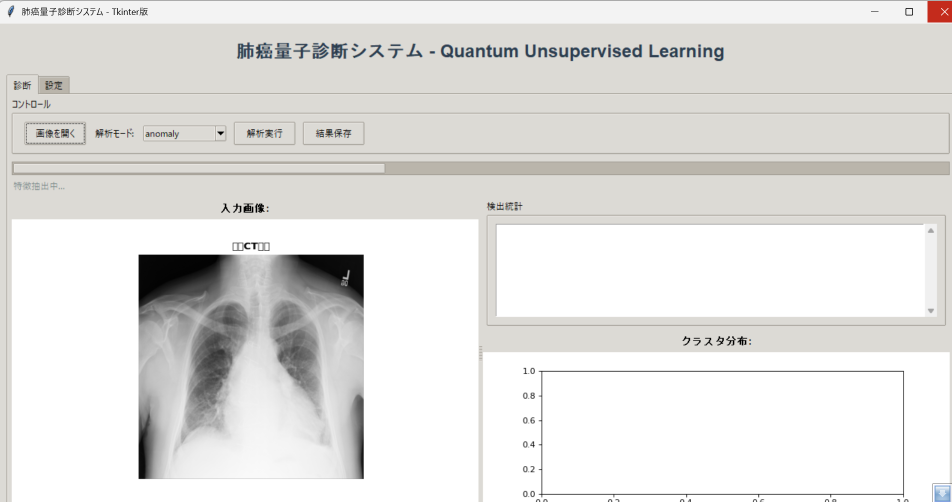
#> input picture スクリーンショット 2026-03-14 173020.png, 1903 x 1003 px (shown at 1/2 size)
$ python -i lung_cancer_tkinter.py   (imports and definitions only)   (older library calls are emulated)
#> lines starting #> are read from the running program, lines starting #| are printed output that depends on the picture; after the words box and inside, x2 and y2 are one past the last pixel; in counts of white or black regions, pixels touching at a corner belong together
#!/usr/bin/env python3
# -*- coding: utf-8 -*-

"""
肺癌量子診断システム - 起動安定化版
Tkinter GUI / Windowsダブルクリック対策版

主な修正:
- Qiskit依存を除去（現コードでは実処理に未使用のため）
- 起動時エラーをログ保存
- 必須ライブラリ不足をGUI表示
- scikit-image未導入時のフォールバック
- PCA次元数を自動調整
- OpenCVの日本語パス対策
- スレッドUI更新をroot.after経由に統一
"""

import sys
import os
import json
import traceback
import warnings
from datetime import datetime
import threading

# [1 line not run here, left out]

# =========================
# Tkinter
# =========================
import tkinter as tk
from tkinter import ttk, filedialog, messagebox, scrolledtext

# =========================
# 依存関係チェック付き import
# =========================
MISSING = []
IMPORT_ERRORS = []

try:
    import numpy as np
except Exception as e:
    MISSING.append("numpy")
    IMPORT_ERRORS.append(f"numpy: {e}")

try:
    import cv2
except Exception as e:
    MISSING.append("opencv-python (cv2)")
    IMPORT_ERRORS.append(f"cv2: {e}")

try:
    from scipy.stats import skew, kurtosis
except Exception as e:
    MISSING.append("scipy")
    IMPORT_ERRORS.append(f"scipy: {e}")

try:
    from sklearn.preprocessing import StandardScaler
    from sklearn.decomposition import PCA
    from sklearn.cluster import KMeans
except Exception as e:
    MISSING.append("scikit-learn")
    IMPORT_ERRORS.append(f"scikit-learn: {e}")

SKIMAGE_AVAILABLE = True
try:
    from skimage import restoration
    from skimage.feature import graycomatrix, graycoprops
except Exception as e:
    SKIMAGE_AVAILABLE = False
    IMPORT_ERRORS.append(f"scikit-image: {e}")

PYDICOM_AVAILABLE = True
try:
    import pydicom
except Exception:
    PYDICOM_AVAILABLE = False

MATPLOTLIB_AVAILABLE = True
# [9 lines not run here, left out]


# [22 lines left out: functions get_app_dir, write_error_log, safe_imread_gray, not called in this run]


class QuantumImageReconstructor:
    """量子画像再構成エンジン（実装は安定動作用のクラシカル近似）"""

    def __init__(self, n_qubits=6):
        self.n_qubits = n_qubits

    # [32 lines left out: function quantum_super_resolution, not called in this run]


class QuantumUnsupervisedLearner:
    """量子教師無し学習エンジン（安定動作用のクラシカル版）"""

    def __init__(self, n_qubits=4, n_clusters=3):
        self.n_qubits = n_qubits
        self.n_clusters = n_clusters
        self.scaler = StandardScaler()

        self.cluster_labels = {
            0: "正常組織",
            1: "良性結節",
            2: "悪性結節（疑い）"
        }

    def extract_nodule_features(self, image):
        preprocessed = self._preprocess_lung_ct(image)
        lung_mask = self._segment_lung(preprocessed)
        nodule_candidates = self._detect_nodule_candidates(preprocessed, lung_mask)

        all_features = []
        nodules = []

        for candidate in nodule_candidates:
            features = self._extract_single_nodule_features(preprocessed, candidate)
            all_features.append(features)
            nodules.append(candidate)

        if len(all_features) == 0:
            return np.array([]), []

        return np.array(all_features), nodules

    def _preprocess_lung_ct(self, image):
        image = image.astype(np.float32)

        # 8bit画像ならそのまま扱う
        if image.max() <= 255 and image.min() >= 0:
            normalized = image.astype(np.uint8)
        else:
            normalized = np.clip(image, -1000, 400)
            normalized = (normalized + 1000) / 1400 * 255
            normalized = normalized.astype(np.uint8)

        clahe = cv2.createCLAHE(clipLimit=2.0, tileGridSize=(8, 8))
        enhanced = clahe.apply(normalized)
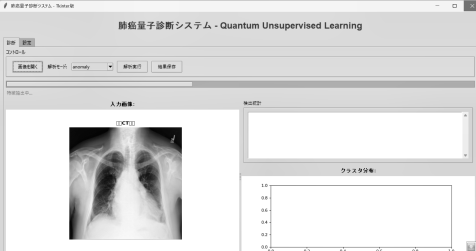
#> enhanced: shape (1003, 1903) (shown at 1/4 size); min 1, max 255, mean 222.9

        denoised = cv2.fastNlMeansDenoising(enhanced, None, 10, 7, 21)
        return denoised

    def _segment_lung(self, image):
        _, binary = cv2.threshold(image, 0, 255, cv2.THRESH_BINARY + cv2.THRESH_OTSU)
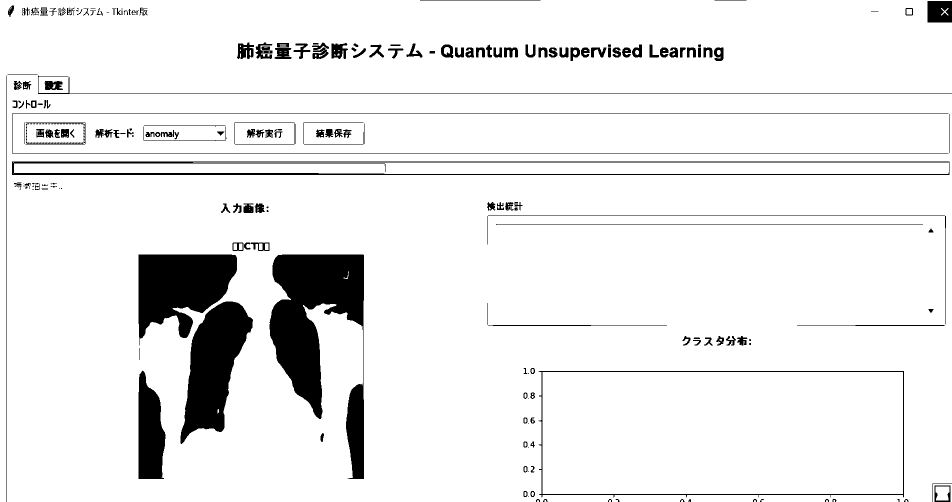
#> binary: shape (1003, 1903) (shown at 1/2 size); 92.4% white; 275 black regions (83 under 20 px), largest, box (x1, y1, x2, y2) and area: (539, 509, 728, 958) 39844, (277, 509, 474, 691) 23154, (361, 603, 506, 888) 22361

        kernel = np.ones((5, 5), np.uint8)
        opened = cv2.morphologyEx(binary, cv2.MORPH_OPEN, kernel, iterations=2)
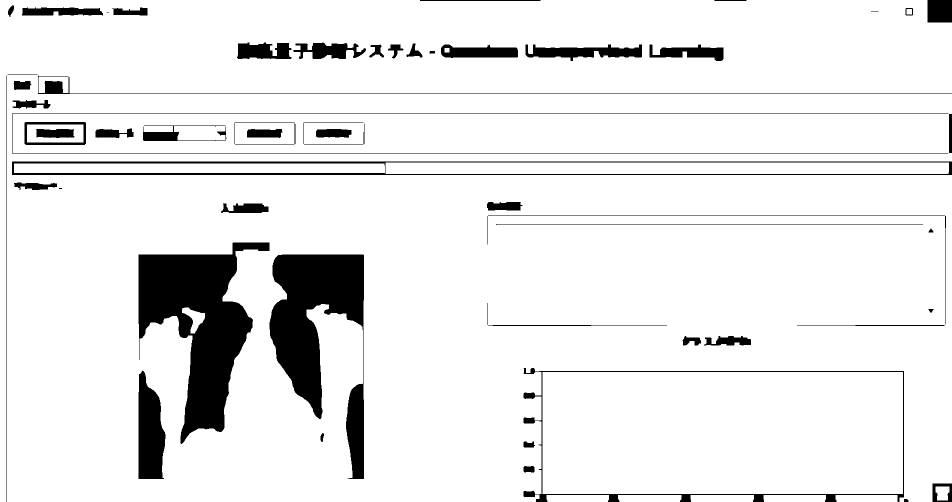
#> opened: shape (1003, 1903) (shown at 1/2 size); 91.4% white; 64 black regions (3 under 20 px), largest, box (x1, y1, x2, y2) and area: (277, 485, 539, 888) 47311, (539, 509, 728, 958) 40114, (24, 323, 1903, 350) 10721
        closed = cv2.morphologyEx(opened, cv2.MORPH_CLOSE, kernel, iterations=2)
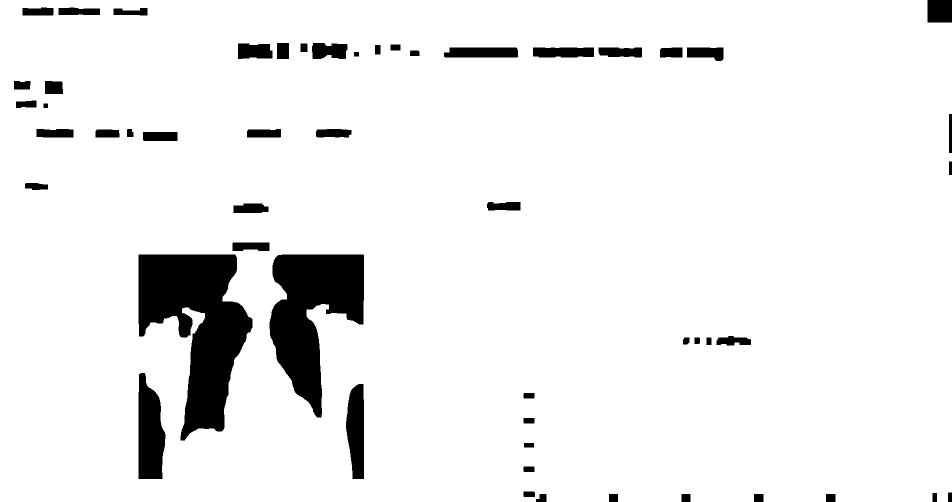
#> closed: shape (1003, 1903) (shown at 1/2 size); 93.2% white; 53 black regions, largest, box (x1, y1, x2, y2) and area: (277, 509, 505, 881) 45934, (539, 509, 728, 835) 34365, (277, 746, 331, 958) 8868

        num_labels, labels, stats, _ = cv2.connectedComponentsWithStats(closed)
#> num_labels = 2; stats = [[28, 0, 1875, 1003, 130552], [0, 0, 1903, 1003, 1778157]]

        if num_labels <= 1:
            return np.zeros_like(image)

        areas = stats[1:, cv2.CC_STAT_AREA]
#> areas = [1778157]
        if len(areas) == 0:
            return np.zeros_like(image)

        top_indices = np.argsort(areas)[-2:] + 1
#> top_indices = [1]

        lung_mask = np.zeros_like(labels, dtype=np.uint8)
        for idx in top_indices:
            lung_mask[labels == idx] = 255
#> this loop made 1 pass

        return lung_mask

    def _detect_nodule_candidates(self, image, lung_mask):
        lung_region = cv2.bitwise_and(image, image, mask=lung_mask)
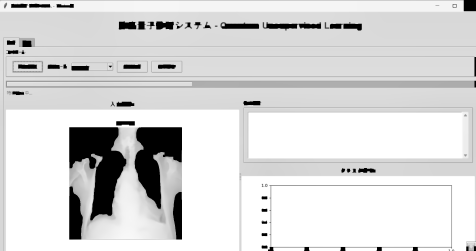
#> lung_region: shape (1003, 1903) (shown at 1/4 size); min 0, max 255, mean 216

        log_filtered = cv2.Laplacian(lung_region, cv2.CV_64F, ksize=5)
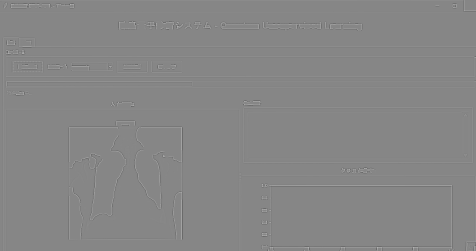
#> log_filtered: shape (1003, 1903) float64 (shown at 1/4 size); min -9856, max 8824, mean 1.2; drawn with min black and max white
        log_filtered = np.abs(log_filtered)
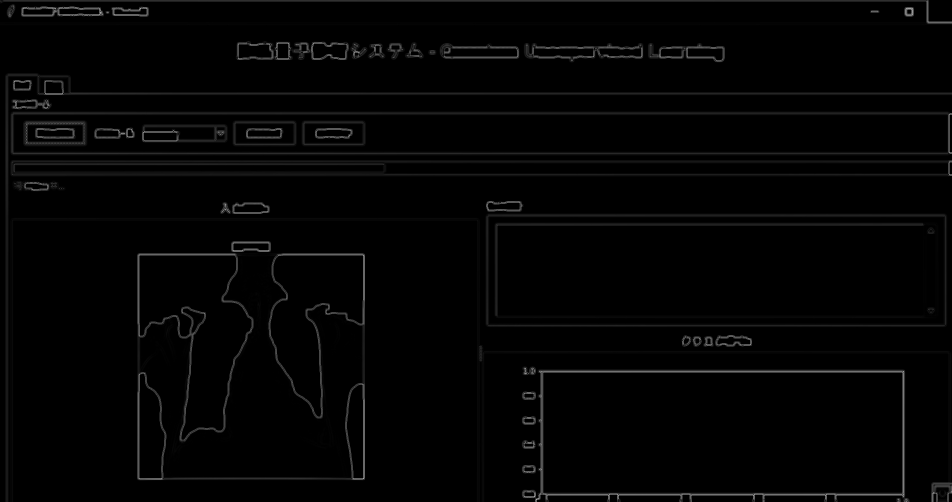
#> log_filtered: shape (1003, 1903) float64 (shown at 1/2 size); min 0, max 9856, mean 152.4; drawn with min black and max white

        threshold = np.mean(log_filtered) + 2 * np.std(log_filtered)
#> threshold = 1336.4
        _, candidates = cv2.threshold(
            log_filtered.astype(np.uint8),
            int(max(0, min(255, threshold))),
            255,
            cv2.THRESH_BINARY
        )
#> candidates: shape (1003, 1903); every value is 0

        num_labels, labels, stats, centroids = cv2.connectedComponentsWithStats(candidates)
#> labels: shape (1003, 1903) int32; every value is 0
#> num_labels = 1; stats = [[0, 0, 1903, 1003, 1908709]]; centroids = [[951, 501]]

        nodule_candidates = []
        for i in range(1, num_labels):
            area = stats[i, cv2.CC_STAT_AREA]
            x = stats[i, cv2.CC_STAT_LEFT]
            y = stats[i, cv2.CC_STAT_TOP]
            w = stats[i, cv2.CC_STAT_WIDTH]
            h = stats[i, cv2.CC_STAT_HEIGHT]

            if 10 < area < 1000:
                aspect_ratio = max(w, h) / (min(w, h) + 1e-8)
                if aspect_ratio < 3:
                    nodule_candidates.append({
                        "bbox": (x, y, w, h),
                        "centroid": centroids[i],
                        "area": int(area)
                    })
#> after the loop, nodule_candidates = []

        return nodule_candidates

    # [134 lines left out: functions _extract_single_nodule_features, _reduce_features, quantum_clustering, quantum_anomaly_detection, not called in this run]


class LungCancerQuantumGUI:
    # [297 lines left out: functions __init__, setup_ui, setup_diagnosis_tab, setup_settings_tab, load_image, run_analysis and 1 more, not called in this run]

    def _finish_processing(self):
        self.processing = False
        self.process_btn.config(state=tk.NORMAL)

    def update_status(self, progress, message):
        self.root.after(0, lambda: self.progress.config(value=progress))
        self.root.after(0, lambda: self.status_label.config(text=message))

    # [216 lines left out: functions display_result, plot_image, plot_nodules, plot_cluster_distribution, save_results, main, not called in this run]


# [16 lines not run here, left out]

>>> import cv2
>>> picture = cv2.imread('スクリーンショット 2026-03-14 173020.png', cv2.IMREAD_GRAYSCALE)
>>> result = QuantumUnsupervisedLearner().extract_nodule_features(picture)
#> result = (empty array, [])

$ run again, on スクリーンショット 2026-03-14 173046.png
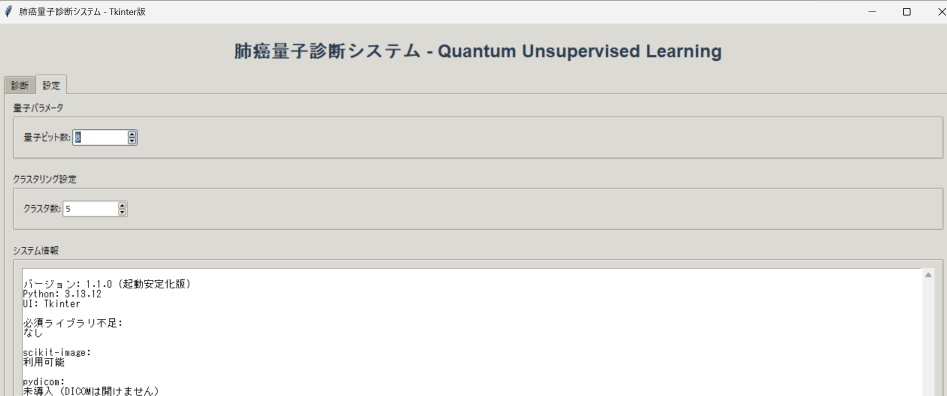
#> input picture スクリーンショット 2026-03-14 173046.png, 1894 x 792 px (shown at 1/2 size)
#> binary: shape (792, 1894); 36.4% white; 103 white regions (80 under 20 px), largest, box (x1, y1, x2, y2) and area: (46, 537, 1868, 792) 452669, (0, 2, 1894, 47) 83113, (127, 403, 238, 432) 3090
#> opened: shape (792, 1894); 35.4% white; 11 white regions, largest, box (x1, y1, x2, y2) and area: (46, 538, 1868, 792) 442135, (0, 2, 1894, 47) 81572, (139, 403, 236, 432) 2789
#> closed: shape (792, 1894); 35.8% white; 4 white regions, box (x1, y1, x2, y2) and area: (46, 538, 1868, 792) 444967, (0, 0, 1894, 47) 85928, (139, 403, 236, 432) 2793, (162, 261, 255, 289) 2604
#> in _segment_lung, `num_labels, labels, stats, _ = cv2.connectedComponentsWithStats(closed)`:
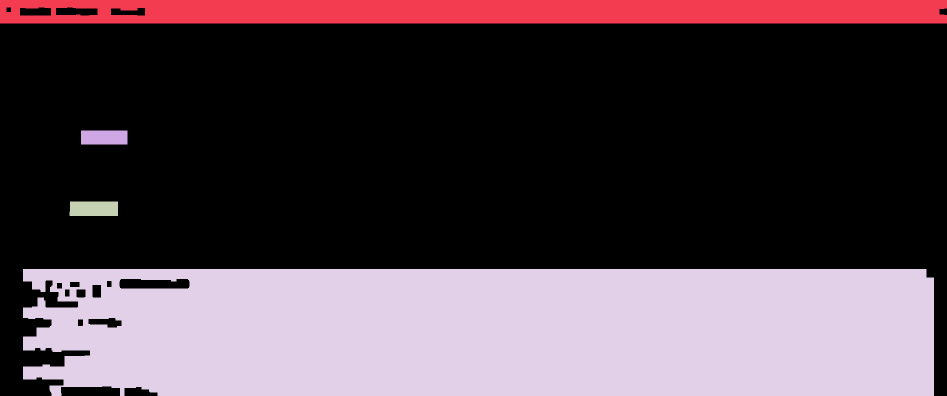
#> labels: shape (792, 1894) int32 (shown at 1/2 size); 5 distinct labels, from 0 to 4; one colour per label, 0 black
#> in _segment_lung, `num_labels, labels, stats, _ = cv2.connectedComponentsWithStats(closed)`: num_labels = 5; stats = [[0, 15, 1894, 777, 963756], [0, 0, 1894, 47, 85928], [162, 261, 93, 28, 2604], [139, 403, 97, 29, 2793], [46, 538, 1822, 254, 444967]]
#> areas = [85928, 2604, 2793, 444967]
#> top_indices = [1, 4]
#> the loop in _segment_lung, `for idx in top_indices:` made 2 passes
#> idx on pass 2: 4
#> in _detect_nodule_candidates, `log_filtered = np.abs(log_filtered)`:
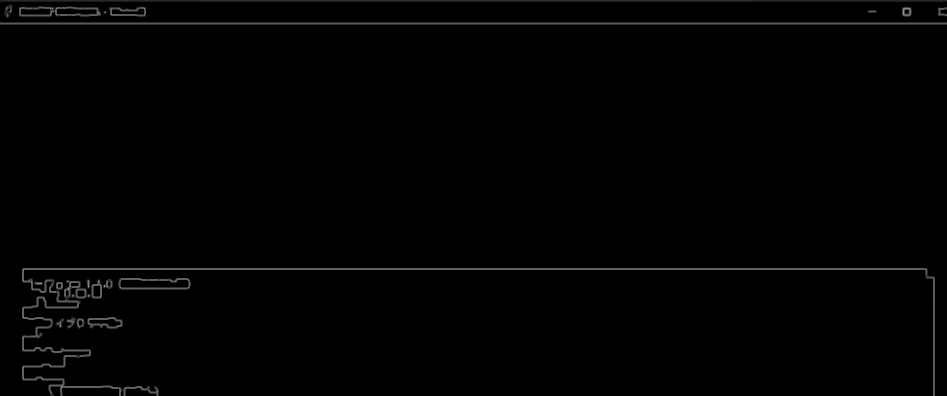
#> log_filtered: shape (792, 1894) float64 (shown at 1/2 size); min 0, max 10822, mean 82.4; drawn with min black and max white
#> threshold = 1183.5
#> candidates: shape (792, 1894); every value is 0
#> in _detect_nodule_candidates, `num_labels, labels, stats, centroids = cv2.connectedComponentsWithStat..`: num_labels = 1; stats = [[0, 0, 1894, 792, 1500048]]; centroids = [[946.5, 395.5]]
#> after the loop in _detect_nodule_candidates, `for i in range(1, num_labels):`: nodule_candidates = []
#> result = (empty array, [])

$ run again, on スクリーンショット 2026-03-14 175514.png
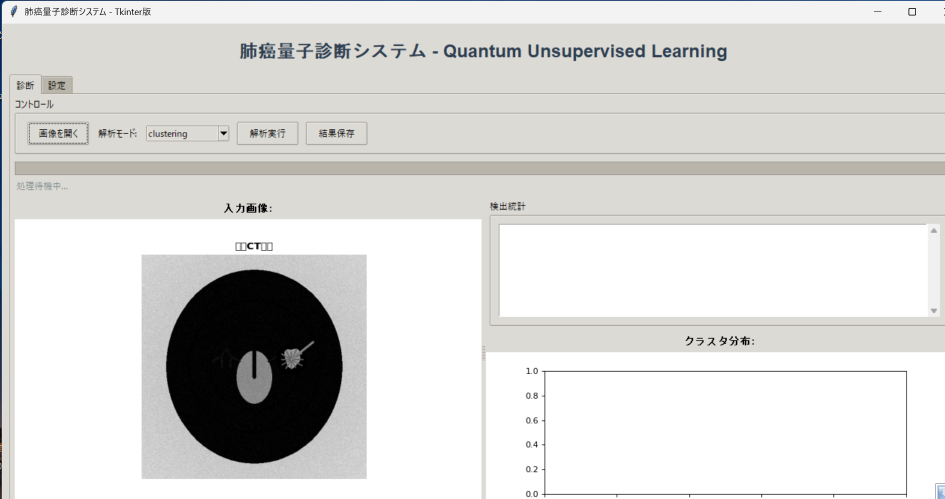
#> input picture スクリーンショット 2026-03-14 175514.png, 1889 x 998 px (shown at 1/2 size)
#> binary: shape (998, 1889); 93.2% white; 355 black regions (201 under 20 px), largest, box (x1, y1, x2, y2) and area: (332, 539, 685, 928) 102591, (0, 0, 1889, 66) 4049, (0, 197, 4, 890) 2770
#> opened: shape (998, 1889); 92.4% white; 52 black regions (6 under 20 px), largest, box (x1, y1, x2, y2) and area: (332, 539, 685, 928) 102934, (0, 0, 1889, 998) 7783, (1057, 89, 1289, 122) 3988
#> closed: shape (998, 1889); 93.2% white; 38 black regions, largest, box (x1, y1, x2, y2) and area: (332, 539, 685, 928) 102913, (906, 95, 1041, 114) 2533, (1072, 95, 1194, 114) 2186
#> in _segment_lung, `num_labels, labels, stats, _ = cv2.connectedComponentsWithStats(closed)`:
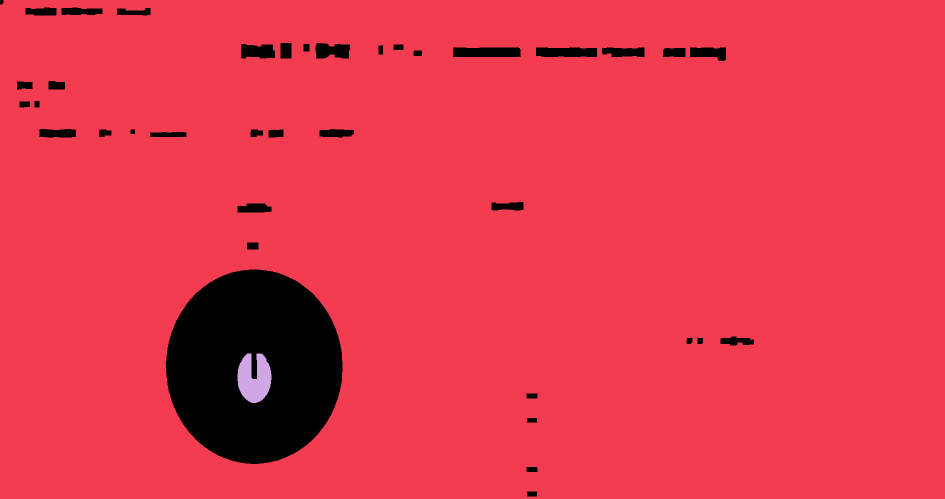
#> labels: shape (998, 1889) int32 (shown at 1/2 size); 3 distinct labels, from 0 to 2; one colour per label, 0 black
#> in _segment_lung, `num_labels, labels, stats, _ = cv2.connectedComponentsWithStats(closed)`: num_labels = 3; stats = [[0, 0, 1508, 993, 128382], [0, 0, 1889, 998, 1751984], [475, 707, 68, 99, 4856]]
#> areas = [1751984, 4856]
#> top_indices = [2, 1]
#> the loop in _segment_lung, `for idx in top_indices:` made 2 passes
#> idx on pass 1: 2
#> in _detect_nodule_candidates, `log_filtered = np.abs(log_filtered)`:
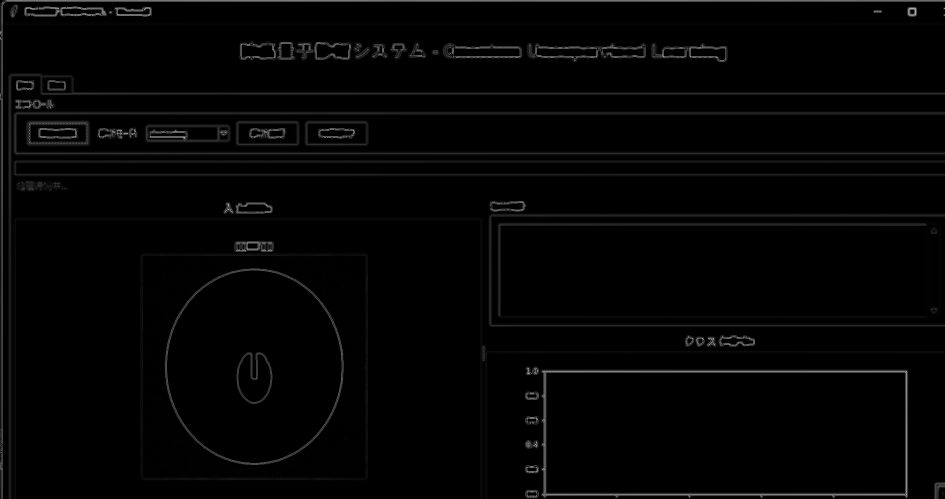
#> log_filtered: shape (998, 1889) float64 (shown at 1/2 size); min 0, max 8818, mean 144.1; drawn with min black and max white
#> threshold = 1282.1
#> candidates: shape (998, 1889); every value is 0
#> in _detect_nodule_candidates, `num_labels, labels, stats, centroids = cv2.connectedComponentsWithStat..`: num_labels = 1; stats = [[0, 0, 1889, 998, 1885222]]; centroids = [[944, 498.5]]
#> after the loop in _detect_nodule_candidates, `for i in range(1, num_labels):`: nodule_candidates = []
#> result = (empty array, [])
